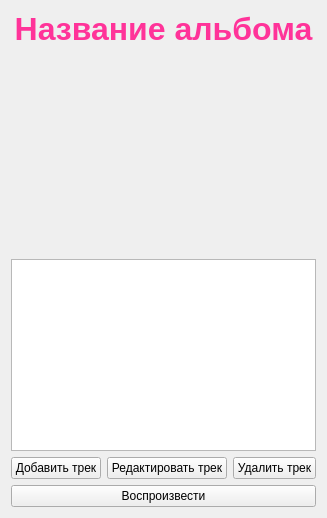
<?xml version="1.0" encoding="UTF-8"?>
<ui version="4.0">
 <class>AlbumTracksWindow</class>
 <widget class="QWidget" name="AlbumTracksWindow">
  <property name="windowTitle">
   <string>Альбом</string>
  </property>
  <layout class="QVBoxLayout" name="verticalLayout">

   <item>
    <widget class="QLabel" name="labelTitle">
 <property name="text">
  <string>Название альбома</string>
 </property>
 <property name="alignment">
  <set>Qt::AlignHCenter|Qt::AlignVCenter</set>
 </property>
 <property name="styleSheet">
  <string notr="true">
   font-size: 24pt;
   font-weight: bold;
   color: #ff3399;
   text-shadow: 1px 1px white;
  </string>
 </property>
</widget>

   </item>

  <item>
 <layout class="QHBoxLayout" name="coverLayout">
  <item>
   <spacer name="horizontalSpacerLeft">
    <property name="orientation">
     <enum>Qt::Horizontal</enum>
    </property>
    <property name="sizeType">
     <enum>QSizePolicy::Expanding</enum>
    </property>
    <property name="sizeHint" stdset="0">
     <size>
      <width>40</width>
      <height>20</height>
     </size>
    </property>
   </spacer>
  </item>
  <item>
   <widget class="QLabel" name="labelCover">
    <property name="minimumSize">
     <size>
      <width>200</width>
      <height>200</height>
     </size>
    </property>
    <property name="scaledContents">
     <bool>true</bool>
    </property>
    <property name="alignment">
     <set>Qt::AlignCenter</set>
    </property>
   </widget>
  </item>
  <item>
   <spacer name="horizontalSpacerRight">
    <property name="orientation">
     <enum>Qt::Horizontal</enum>
    </property>
    <property name="sizeType">
     <enum>QSizePolicy::Expanding</enum>
    </property>
    <property name="sizeHint" stdset="0">
     <size>
      <width>40</width>
      <height>20</height>
     </size>
    </property>
   </spacer>
  </item>
 </layout>
</item>


   <item>
    <widget class="QTableView" name="tableView"/>
   </item>

   <item>
    <layout class="QHBoxLayout" name="horizontalLayout">
     <item>
      <widget class="QPushButton" name="btnAddTrack">
       <property name="text">
        <string>Добавить трек</string>
       </property>
      </widget>
     </item>
     <item>
      <widget class="QPushButton" name="btnEditTrack">
       <property name="text">
        <string>Редактировать трек</string>
       </property>
      </widget>
     </item>
     <item>
      <widget class="QPushButton" name="btnDeleteTrack">
       <property name="text">
        <string>Удалить трек</string>
       </property>
      </widget>
     </item>
    </layout>
   </item>
<item>
 <widget class="QPushButton" name="btnPlayTrack">
  <property name="text">
   <string>Воспроизвести</string>
  </property>
 </widget>
</item>


  </layout>
 </widget>
 <resources/>
 <connections/>
</ui>
